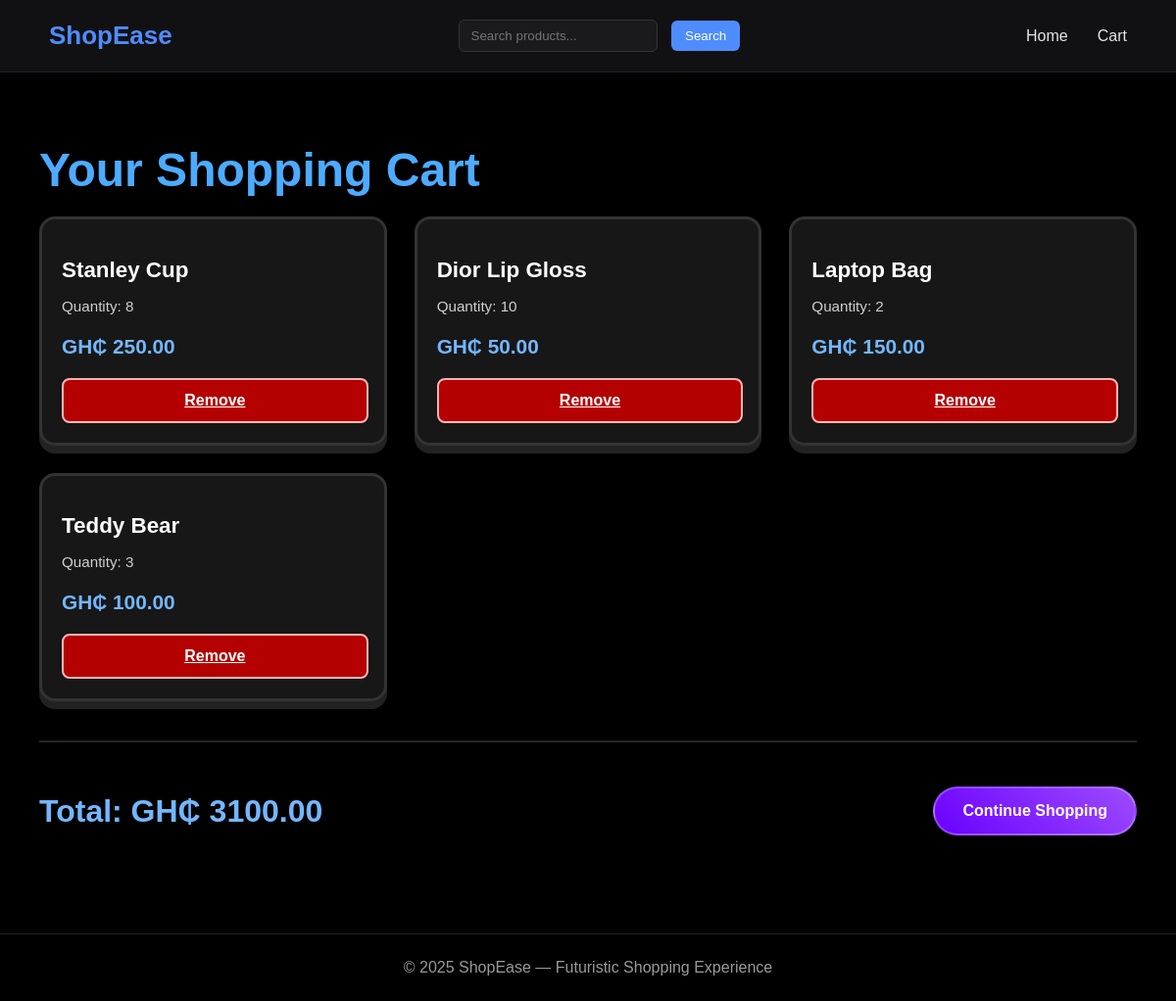
Page /cart/ on the committed database.
### cart/models.py (models this page shows, shortened)
class CartItem(models.Model):
    product = models.ForeignKey(Product, on_delete=models.CASCADE)
    quantity = models.PositiveIntegerField(default=0)
    date_added = models.DateTimeField(auto_now_add=True)

class Product(models.Model):
    name = models.CharField(max_length=100)
    description = models.TextField(null=True)
    price = models.DecimalField(max_digits=10, decimal_places=2)
    image = models.ImageField(upload_to='products/')

### cart/views.py (the view)
# urls.py: path('cart/', views.view_cart, name='view_cart'),
def view_cart(request):
    cart_items = CartItem.objects.all()
    total_price = sum(item.product.price * item.quantity for item in cart_items)
    context ={
        'cart_items': cart_items,
        'total_price': total_price
    }
    return render(request, 'cart/cart.html', context)

### cart/templates/cart/cart.html (shortened to what this page needs)
{% extends "cart/base.html" %}
{% block content %}
<div class="container">
    <h1 class="page-title">Your Shopping Cart</h1>
    {% if cart_items %}
    <div class="product-grid">
        {% for item in cart_items %}
        <div class="product-card">
            <h2 class="product-name">{{ item.product.name }}</h2>
            <p class="product-desc">Quantity: {{ item.quantity }}</p>
            <p class="product-price">GH₵ {{ item.product.price }}</p>
            <div class="product-buttons">
                <a href="{% url 'cart:remove_from_cart' item.id %}" class="remove-btn">Remove</a>
            </div>
        </div>
        {% endfor %}
    </div>
    <div class="cart-footer">
        <h2 class="total-text">Total: GH₵ {{ total_price }}</h2>
        <a href="{% url 'cart:product_list' %}" class="continue-btn">Continue Shopping</a>
    </div>
    {% else %}
    <p class="empty-text">Your cart is empty.</p>
    {% endif %}
</div>
{% endblock content %}

### cart/templates/cart/base.html (style rules this page uses)
:root { --bg: #0f0f10; --card: #1a1a1c; --accent: #4f8cff; --text: #e6e6e6; --subtext: #9a9a9a; }
html, body { height: 100%; margin: 0; }
body { margin: 0; font-family: "Inter", sans-serif; background: var(--bg); color: var(--text); -webkit-font-smoothing: antialiased; -moz-osx-font-smoothing: grayscale; position: relative; z-index: 0; }
.container { max-width: 1200px; margin: 40px auto; padding: 0 25px; background: transparent; }

### cart/templates/cart/cart.html (style rules this page uses)
body { background: #000000; color: #fff; font-family: Arial, sans-serif; }
.container { max-width: 1200px; margin: 0 auto; padding: 20px; }
.page-title { text-align: left; font-size: 3rem; font-weight: bold; margin-bottom: 20px; color: #4dabff; animation: glowPulse 5s infinite ease-in-out alternate; }
.product-grid { display: grid; grid-template-columns: repeat(3, 1fr); gap: 28px; }
.product-card { background: rgba(255, 255, 255, 0.09); backdrop-filter: blur(12px); border-radius: 16px; border: 3px solid rgba(255, 255, 255, 0.12); box-shadow: 0 8px 0 #222, 0 15px 25px rgba(0, 0, 0, 0.35); padding: 20px; transition: 0.25s ease; }
.product-name { font-size: 1.4rem; font-weight: bold; margin-bottom: 10px; color: #fff; }
.product-desc { font-size: .95rem; margin-bottom: 10px; color: #d0d0d0; }
.product-price { font-size: 1.3rem; font-weight: bold; margin-bottom: 20px; color: #73b7ff; }
.product-buttons { margin-top: 15px; }
.remove-btn { display: block; width: 100%; padding: 12px 0; background: #b40000; color: #fff; border-radius: 8px; text-align: center; font-weight: bold; border: 2px solid #ffb3b3; transition: 0.3s; }
.cart-footer { margin-top: 40px; padding-top: 25px; border-top: 2px solid rgba(255, 255, 255, 0.15); display: flex; justify-content: space-between; align-items: center; }
.total-text { font-size: 2rem; color: #73b7ff; font-weight: bold; }
.continue-btn { background: linear-gradient(45deg, #6a00ff, #9d4bff); padding: 14px 28px; border-radius: 50px; font-weight: bold; color: white; text-decoration: none; border: 2px solid rgba(255, 255, 255, 0.25); transition: 0.3s; }

### rows in the picture
CartItem: product.name "Stanley Cup", quantity "8", product.price "250.00"
CartItem: product.name "Dior Lip Gloss", quantity "10", product.price "50.00"
CartItem: product.name "Laptop Bag", quantity "2", product.price "150.00"
CartItem: product.name "Teddy Bear", quantity "3", product.price "100.00"

### other values in the picture
{{ total_price }} "3100.00"
